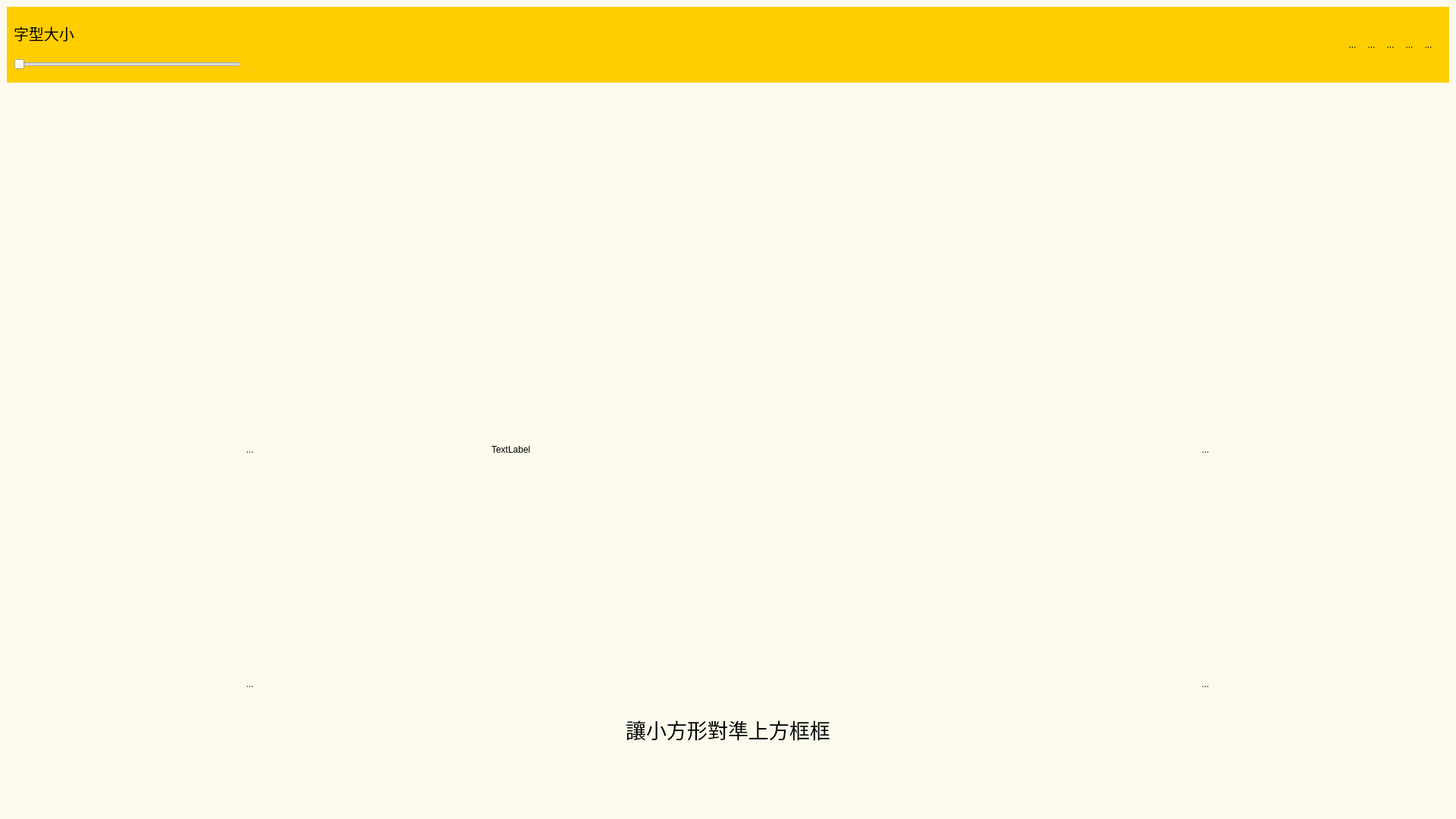
<?xml version="1.0" encoding="UTF-8"?>
<ui version="4.0">
 <class>MainWindow</class>
 <widget class="QMainWindow" name="MainWindow">
  <property name="geometry">
   <rect>
    <x>0</x>
    <y>0</y>
    <width>1920</width>
    <height>1080</height>
   </rect>
  </property>
  <property name="minimumSize">
   <size>
    <width>1920</width>
    <height>1080</height>
   </size>
  </property>
  <property name="maximumSize">
   <size>
    <width>19200</width>
    <height>10800</height>
   </size>
  </property>
  <property name="windowTitle">
   <string>MainWindow</string>
  </property>
  <property name="animated">
   <bool>true</bool>
  </property>
  <widget class="QWidget" name="centralwidget">
   <property name="maximumSize">
    <size>
     <width>1920</width>
     <height>1080</height>
    </size>
   </property>
   <layout class="QVBoxLayout" name="verticalLayout">
    <property name="spacing">
     <number>0</number>
    </property>
    <property name="leftMargin">
     <number>0</number>
    </property>
    <property name="topMargin">
     <number>0</number>
    </property>
    <property name="rightMargin">
     <number>0</number>
    </property>
    <property name="bottomMargin">
     <number>0</number>
    </property>
    <item>
     <widget class="QWidget" name="widget" native="true">
      <property name="styleSheet">
       <string notr="true">#widget{
background-color:#FCFAED;
}</string>
      </property>
      <layout class="QVBoxLayout" name="verticalLayout_2">
       <property name="spacing">
        <number>0</number>
       </property>
       <property name="leftMargin">
        <number>0</number>
       </property>
       <property name="topMargin">
        <number>0</number>
       </property>
       <property name="rightMargin">
        <number>0</number>
       </property>
       <property name="bottomMargin">
        <number>0</number>
       </property>
       <item>
        <widget class="QStackedWidget" name="stackedWidget">
         <property name="currentIndex">
          <number>0</number>
         </property>
         <widget class="QWidget" name="page_login">
          <layout class="QVBoxLayout" name="verticalLayout_3">
           <item>
            <widget class="QWidget" name="login_bar" native="true">
             <property name="minimumSize">
              <size>
               <width>0</width>
               <height>100</height>
              </size>
             </property>
             <property name="maximumSize">
              <size>
               <width>16777215</width>
               <height>100</height>
              </size>
             </property>
             <property name="styleSheet">
              <string notr="true">#login_bar{
background-color:#FFCD00;
}</string>
             </property>
             <layout class="QHBoxLayout" name="horizontalLayout">
              <item>
               <widget class="QWidget" name="widget_6" native="true">
                <layout class="QVBoxLayout" name="verticalLayout_10">
                 <property name="spacing">
                  <number>0</number>
                 </property>
                 <property name="leftMargin">
                  <number>0</number>
                 </property>
                 <property name="topMargin">
                  <number>0</number>
                 </property>
                 <property name="rightMargin">
                  <number>0</number>
                 </property>
                 <property name="bottomMargin">
                  <number>0</number>
                 </property>
                 <item>
                  <widget class="QLabel" name="txt_font_size">
                   <property name="font">
                    <font>
                     <family>AniMe Matrix - MB_EN</family>
                     <pointsize>15</pointsize>
                    </font>
                   </property>
                   <property name="text">
                    <string>字型大小</string>
                   </property>
                  </widget>
                 </item>
                 <item>
                  <widget class="QSlider" name="slider_font_size">
                   <property name="maximumSize">
                    <size>
                     <width>300</width>
                     <height>30</height>
                    </size>
                   </property>
                   <property name="maximum">
                    <number>93</number>
                   </property>
                   <property name="orientation">
                    <enum>Qt::Horizontal</enum>
                   </property>
                  </widget>
                 </item>
                </layout>
               </widget>
              </item>
              <item>
               <spacer name="horizontalSpacer">
                <property name="orientation">
                 <enum>Qt::Horizontal</enum>
                </property>
                <property name="sizeHint" stdset="0">
                 <size>
                  <width>40</width>
                  <height>20</height>
                 </size>
                </property>
               </spacer>
              </item>
              <item>
               <widget class="QWidget" name="widget_5" native="true"/>
              </item>
              <item>
               <spacer name="horizontalSpacer_2">
                <property name="orientation">
                 <enum>Qt::Horizontal</enum>
                </property>
                <property name="sizeHint" stdset="0">
                 <size>
                  <width>40</width>
                  <height>20</height>
                 </size>
                </property>
               </spacer>
              </item>
              <item>
               <widget class="QWidget" name="bar_icon" native="true">
                <property name="styleSheet">
                 <string notr="true">QToolButton{
border:none;
}</string>
                </property>
                <layout class="QHBoxLayout" name="horizontalLayout_8">
                 <item>
                  <widget class="QToolButton" name="message">
                   <property name="text">
                    <string>...</string>
                   </property>
                   <property name="icon">
                    <iconset>
                     <normaloff>icon/message.png</normaloff>icon/message.png</iconset>
                   </property>
                   <property name="iconSize">
                    <size>
                     <width>90</width>
                     <height>90</height>
                    </size>
                   </property>
                  </widget>
                 </item>
                 <item>
                  <widget class="QToolButton" name="help">
                   <property name="text">
                    <string>...</string>
                   </property>
                   <property name="icon">
                    <iconset>
                     <normaloff>icon/help.png</normaloff>icon/help.png</iconset>
                   </property>
                   <property name="iconSize">
                    <size>
                     <width>90</width>
                     <height>90</height>
                    </size>
                   </property>
                  </widget>
                 </item>
                 <item>
                  <widget class="QToolButton" name="language">
                   <property name="text">
                    <string>...</string>
                   </property>
                   <property name="icon">
                    <iconset>
                     <normaloff>icon/language.png</normaloff>icon/language.png</iconset>
                   </property>
                   <property name="iconSize">
                    <size>
                     <width>90</width>
                     <height>90</height>
                    </size>
                   </property>
                  </widget>
                 </item>
                 <item>
                  <widget class="QToolButton" name="setting">
                   <property name="text">
                    <string>...</string>
                   </property>
                   <property name="icon">
                    <iconset>
                     <normaloff>icon/settings.png</normaloff>icon/settings.png</iconset>
                   </property>
                   <property name="iconSize">
                    <size>
                     <width>90</width>
                     <height>90</height>
                    </size>
                   </property>
                  </widget>
                 </item>
                 <item>
                  <widget class="QToolButton" name="teacher">
                   <property name="text">
                    <string>...</string>
                   </property>
                   <property name="icon">
                    <iconset>
                     <normaloff>icon/admin_panel.png</normaloff>icon/admin_panel.png</iconset>
                   </property>
                   <property name="iconSize">
                    <size>
                     <width>90</width>
                     <height>90</height>
                    </size>
                   </property>
                  </widget>
                 </item>
                </layout>
               </widget>
              </item>
             </layout>
            </widget>
           </item>
           <item>
            <widget class="QWidget" name="login_check" native="true">
             <layout class="QHBoxLayout" name="horizontalLayout_2">
              <item>
               <widget class="QWidget" name="widget_7" native="true">
                <property name="styleSheet">
                 <string notr="true">QToolButton{
border:none;}</string>
                </property>
                <layout class="QVBoxLayout" name="verticalLayout_7">
                 <item>
                  <widget class="QWidget" name="widget_13" native="true"/>
                 </item>
                 <item>
                  <widget class="QWidget" name="widget_12" native="true">
                   <layout class="QHBoxLayout" name="horizontalLayout_4">
                    <item>
                     <widget class="QToolButton" name="toolButton_2">
                      <property name="text">
                       <string>...</string>
                      </property>
                      <property name="icon">
                       <iconset>
                        <normaloff>icon/cute_role.png</normaloff>icon/cute_role.png</iconset>
                      </property>
                      <property name="iconSize">
                       <size>
                        <width>200</width>
                        <height>200</height>
                       </size>
                      </property>
                     </widget>
                    </item>
                   </layout>
                  </widget>
                 </item>
                 <item>
                  <widget class="QWidget" name="widget_11" native="true">
                   <layout class="QHBoxLayout" name="horizontalLayout_5">
                    <item>
                     <widget class="QToolButton" name="toolButton">
                      <property name="text">
                       <string>...</string>
                      </property>
                      <property name="icon">
                       <iconset>
                        <normaloff>icon/father.png</normaloff>icon/father.png</iconset>
                      </property>
                      <property name="iconSize">
                       <size>
                        <width>500</width>
                        <height>500</height>
                       </size>
                      </property>
                     </widget>
                    </item>
                   </layout>
                  </widget>
                 </item>
                </layout>
               </widget>
              </item>
              <item>
               <widget class="QWidget" name="login_pic" native="true">
                <layout class="QVBoxLayout" name="verticalLayout_4">
                 <property name="spacing">
                  <number>0</number>
                 </property>
                 <property name="leftMargin">
                  <number>0</number>
                 </property>
                 <property name="topMargin">
                  <number>0</number>
                 </property>
                 <property name="rightMargin">
                  <number>0</number>
                 </property>
                 <property name="bottomMargin">
                  <number>0</number>
                 </property>
                 <item>
                  <widget class="QWidget" name="login_pic_1" native="true">
                   <property name="minimumSize">
                    <size>
                     <width>0</width>
                     <height>200</height>
                    </size>
                   </property>
                   <property name="maximumSize">
                    <size>
                     <width>16777215</width>
                     <height>200</height>
                    </size>
                   </property>
                   <layout class="QVBoxLayout" name="verticalLayout_5">
                    <item>
                     <widget class="QLabel" name="icon_qrcode">
                      <property name="text">
                       <string/>
                      </property>
                      <property name="pixmap">
                       <pixmap>icon/qr_code.png</pixmap>
                      </property>
                      <property name="alignment">
                       <set>Qt::AlignCenter</set>
                      </property>
                     </widget>
                    </item>
                   </layout>
                  </widget>
                 </item>
                 <item>
                  <widget class="QWidget" name="login_pic_2" native="true">
                   <layout class="QHBoxLayout" name="horizontalLayout_3">
                    <property name="spacing">
                     <number>0</number>
                    </property>
                    <property name="leftMargin">
                     <number>0</number>
                    </property>
                    <property name="topMargin">
                     <number>0</number>
                    </property>
                    <property name="rightMargin">
                     <number>0</number>
                    </property>
                    <property name="bottomMargin">
                     <number>0</number>
                    </property>
                    <item>
                     <widget class="QLabel" name="pic">
                      <property name="text">
                       <string>TextLabel</string>
                      </property>
                     </widget>
                    </item>
                   </layout>
                  </widget>
                 </item>
                 <item>
                  <widget class="QWidget" name="login_pic_3" native="true">
                   <property name="minimumSize">
                    <size>
                     <width>0</width>
                     <height>200</height>
                    </size>
                   </property>
                   <property name="maximumSize">
                    <size>
                     <width>16777215</width>
                     <height>200</height>
                    </size>
                   </property>
                   <layout class="QVBoxLayout" name="verticalLayout_6">
                    <item>
                     <widget class="QLabel" name="txt">
                      <property name="font">
                       <font>
                        <family>ㄅ源泉注音圓體 R</family>
                        <pointsize>20</pointsize>
                       </font>
                      </property>
                      <property name="text">
                       <string>讓小方形對準上方框框</string>
                      </property>
                      <property name="alignment">
                       <set>Qt::AlignCenter</set>
                      </property>
                     </widget>
                    </item>
                   </layout>
                  </widget>
                 </item>
                </layout>
               </widget>
              </item>
              <item>
               <widget class="QWidget" name="widget_8" native="true">
                <property name="styleSheet">
                 <string notr="true">QToolButton{
border:none;
}</string>
                </property>
                <layout class="QVBoxLayout" name="verticalLayout_8">
                 <item>
                  <widget class="QWidget" name="widget_16" native="true"/>
                 </item>
                 <item>
                  <widget class="QWidget" name="widget_15" native="true">
                   <layout class="QHBoxLayout" name="horizontalLayout_7">
                    <item>
                     <widget class="QToolButton" name="toolButton_4">
                      <property name="text">
                       <string>...</string>
                      </property>
                      <property name="icon">
                       <iconset>
                        <normaloff>icon/sky_fly.png</normaloff>icon/sky_fly.png</iconset>
                      </property>
                      <property name="iconSize">
                       <size>
                        <width>200</width>
                        <height>200</height>
                       </size>
                      </property>
                     </widget>
                    </item>
                   </layout>
                  </widget>
                 </item>
                 <item>
                  <widget class="QWidget" name="widget_14" native="true">
                   <layout class="QHBoxLayout" name="horizontalLayout_6">
                    <item>
                     <widget class="QToolButton" name="toolButton_3">
                      <property name="text">
                       <string>...</string>
                      </property>
                      <property name="icon">
                       <iconset>
                        <normaloff>icon/woman.png</normaloff>icon/woman.png</iconset>
                      </property>
                      <property name="iconSize">
                       <size>
                        <width>500</width>
                        <height>500</height>
                       </size>
                      </property>
                     </widget>
                    </item>
                   </layout>
                  </widget>
                 </item>
                </layout>
               </widget>
              </item>
             </layout>
            </widget>
           </item>
          </layout>
         </widget>
         <widget class="QWidget" name="page_2">
          <layout class="QVBoxLayout" name="verticalLayout_9">
           <item>
            <widget class="QWidget" name="widget_2" native="true"/>
           </item>
           <item>
            <widget class="QWidget" name="widget_3" native="true"/>
           </item>
          </layout>
         </widget>
        </widget>
       </item>
      </layout>
     </widget>
    </item>
   </layout>
  </widget>
 </widget>
 <resources/>
 <connections/>
</ui>
